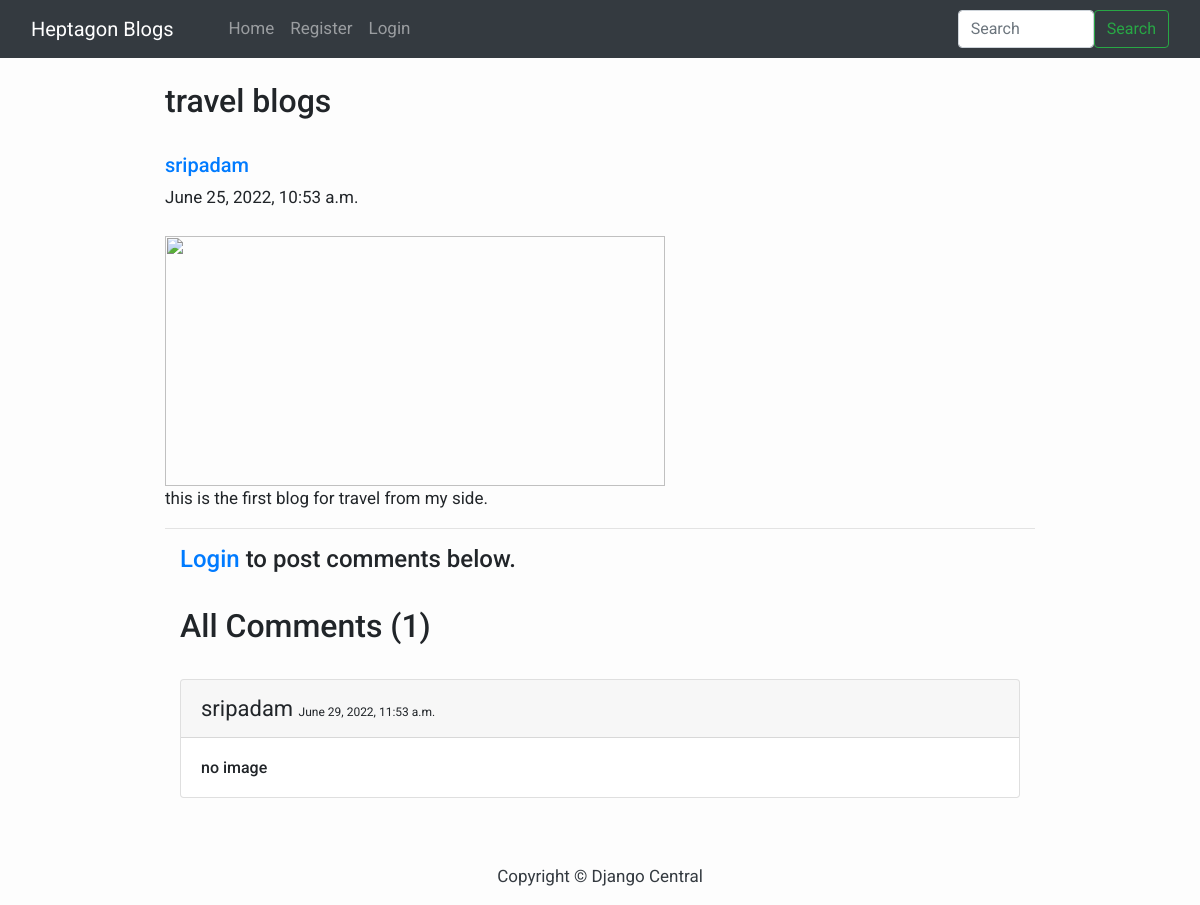
/blog/travelblog/, run on the app's committed database.
### blog/models.py (models this page shows, shortened)
class BlogPost(models.Model):
    title=models.CharField(max_length=255)
    author= models.ForeignKey(User, on_delete=models.CASCADE)
    slug=models.CharField(max_length=130)
    content=models.TextField()
    image = models.ImageField(upload_to="profile_pics", blank=True, null=True)
    dateTime=models.DateTimeField(auto_now_add=True)

class Comment(models.Model):
    user = models.ForeignKey(User, on_delete=models.CASCADE)
    content = models.TextField()
    blog = models.ForeignKey(BlogPost, on_delete=models.CASCADE)
    parent_comment = models.ForeignKey('self', on_delete=models.CASCADE, null=True, blank=True)
    dateTime=models.DateTimeField(default=now)

### blog/views.py (the view)
# urls.py: path("blog/<str:slug>/", blogs_comments, name="blogs_comments"),
def blogs_comments(request, slug):
    try:
        post = BlogPost.objects.filter(slug=slug).first()
        comments = Comment.objects.filter(blog=post)
        if request.method=="POST":
            user = request.user
            content = request.POST.get('content','')
            blog_id = request.POST.get('blog_id','')
            comment = Comment(user = user, content = content, blog_id = blog_id)
            comment.save()
        return render(request, "blog_comments.html", {'post':post, 'comments':comments})
    except Exception as e:
        return render(request,'blog_comments', {'post':'something missing','comments':'something missing'})

### templates/blog_comments.html (shortened to what this page needs)
{%extends 'base.html'%} {%block content%}
<div class="container w-75 my-4">
    <h2 class="blog-post-title">{{post.title}}</h2>
    <br>
    <div class="media">
          <div class="media-body">
                <h5 class="mt-0"><a href="/user_profile/{{post.author.id}}/">{{post.author}}
                      </a></h5>
                {{post.dateTime}}
          </div>
    </div>
    <br>
    <img src="/media/{{post.image}}" alt="" height="250px" width="500px">
    <br>
    <p>{{post.content}}.</p>
    <hr>
    {% if user.is_authenticated %}
    <div class="container">
          <h2>Add Comments Here</h2>
          <form action="/blog/{{post.slug}}/" method="POST"> {% csrf_token %}
                <div class="form-floating">
                      <textarea class="form-control" placeholder="Leave a comment here" id="floatingTextarea2"
                            style="height: 100px" id="content" name="content"></textarea>
                      <label for="floatingTextarea2">Leave a comment here.</label>
                      <br>
                      <button type="submit" class="btn btn-primary">Comment</button>
                </div>
          </form>
          {% else %}
          <div class="container">
                <h4><a href="/login/">Login</a> to post comments below.</h4>
                {% endif %}
                <br>
                <h2>All Comments ({{comments.count}})</h2>
                <br>
                {% for comment in comments %}
                <div class="card">
                      <div class="card-header">
                            <span style="font-size: 22px;">{{comment.user}} </span> <span
                                  style="font-size: 12px;">{{comment.dateTime }}</span>
                      </div>
                      <div class="card-body">
                            <h6 class="card-text">{{comment.content}}</h6>
                      </div>
                </div>
                <br>
                {% endfor %}
          </div>
    </div>
{%endblock content%}

### templates/base.html (shortened to what this page needs)
<!DOCTYPE html>
<html>
    <head>
        <link rel="stylesheet" href="https://maxcdn.bootstrapcdn.com/bootstrap/4.0.0/css/bootstrap.min.css"
 />
    </head>
    <body>
        <nav class="navbar navbar-expand-lg navbar-dark bg-dark">
            <div class="container-fluid">
              <a class="navbar-brand" href="#">Heptagon Blogs</a>
              <div class="collapse navbar-collapse" id="navbarSupportedContent">
              <div class="container mx-3">
                <ul class="navbar-nav me-auto mb-2 mb-lg-0">
                  <li class="nav-item">
                    <a class="nav-link {% block homeactive %} {% endblock homeactive %}" aria-current="page" href="/">Home</a>
                  </li>
                  {% if user.is_authenticated %}
                  <li class="nav-item">
                    <a class="nav-link {% block add_blogs_active %} {% endblock add_blogs_active %}" href="/add_blogs/">Add Blogs</a>
                  </li>
                  <li class="nav-item">
                    <a class="nav-link active" href="#">Hello {{request.user}}</a>
                  </li>
                  <li class="nav-item">
                    <a class="nav-link {% block profileactive %} {% endblock profileactive %}" href="/profile/">Profile</a>
                  </li>
                  <li class="nav-item">
                    <a class="nav-link" href="/logout/">Logout</a>
                  </li>
                  <li class="nav-item">
                    <a class="nav-link btn btn-danger" href="/subscribe/">subscribe</a>
                  </li>
                  {% else %}
                  <li class="nav-item">
                    <a class="nav-link {% block registeractive %} {% endblock registeractive %}" href="/register/">Register</a>
                  </li>
                   <li class="nav-item">
                    <a class="nav-link {% block loginactive %} {% endblock loginactive %}" href="/login">Login</a>
                  </li>
                  {% endif %}
                </ul>
                </div>
                <form class="d-flex" method="POST" action="/search/">
                  <input class="form-control me-2" type="search" placeholder="Search" name="searched" id="searched" aria-label="Search">
                  <button href="/search/" class="btn btn-outline-success" type="submit">Search</button>
                </form>
              </div>
            </div>
          </nav>
        {% block content %}{% endblock content %}
        <footer class="py-3 bg-grey">
            <p class="m-0 text-dark text-center ">Copyright &copy; Django Central</p>
        </footer>
    </body>
</html>

### templates/base.html (style rules this page uses)
body { font-family: "Roboto", sans-serif; font-size: 17px; background-color: #fdfdfd; }

### data on the page
BlogPost: title "travel blogs", author "sripadam", dateTime "June 25, 2022, 10:53 a.m.", content "this is the first blog for travel from my side"
Comment: user "sripadam", dateTime "June 29, 2022, 11:53 a.m.", content "no image"

### other printed values
{{ comments.count }} "1"
